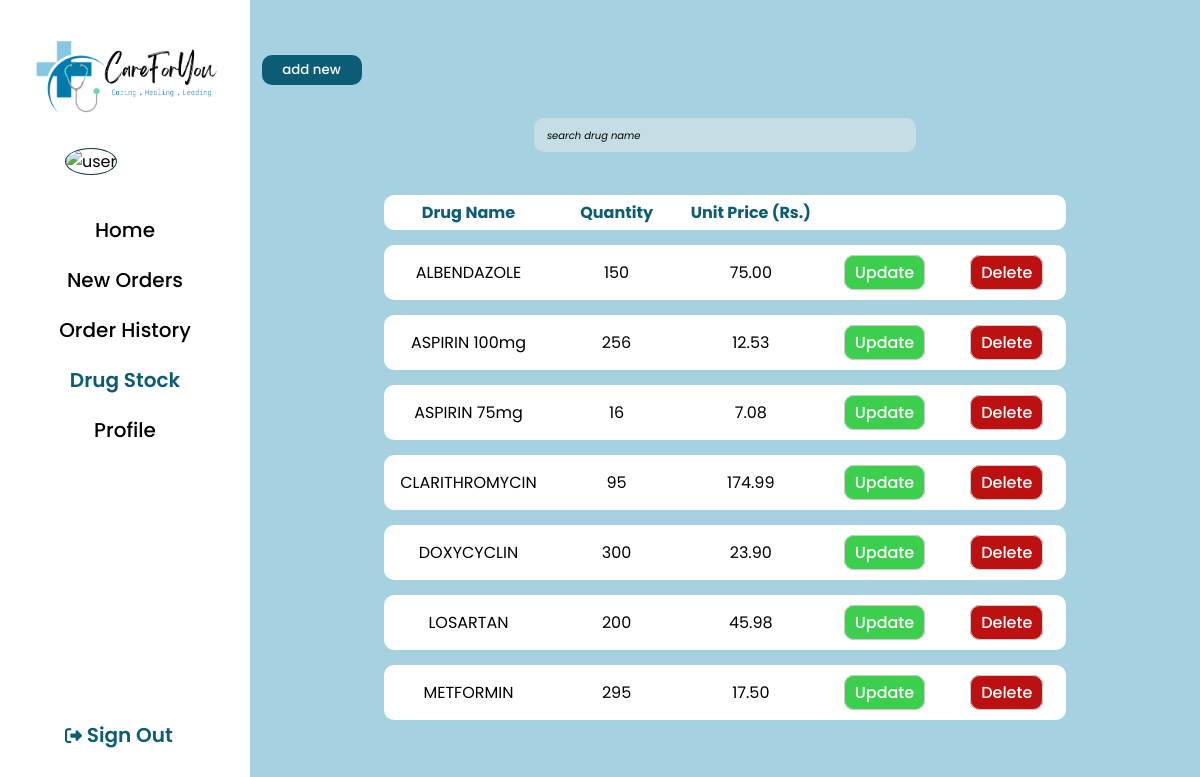
The page /pharmacy/pharmacy_stock.php (signed in) on the database its author committed.
### tables this page shows
CREATE TABLE `tbl_medicine` (
  `medicine_id` int(20) NOT NULL,
  `med_name` varchar(255) NOT NULL,
  `quantity` int(20) NOT NULL,
  `unit` varchar(30) NOT NULL,
  `unit_price` float(10,2) NOT NULL
);

### pharmacy/pharmacy_stock.php (the view, shortened to what this page needs)
<?php include('../config/constants.php') ?>
<!DOCTYPE html>
<html lang="en">
<head>
    <link rel="stylesheet" href="../css/pharmacy.css">
</head>
<body>
<?php include('pharmacy_getinfo.php') ?>
    <div class="wrapper">
        <div class="sidebar">
            <a href="../index.php"><img src="../images/logo.png" alt="logo" class="logo"></a>
            <img src="../images/user-profilepic/pharmacist/<?php echo $profile_picture; ?>" alt="user" class="imgframe">
            <ul>
                <li><a href="pharmacy_home.php">Home</a></li>
                <li><a href="pharmacy_neworders.php">New Orders</a></li>
                <li><a href="pharmacy_orderhistory.php">Order History</a></li>
                <li><a href="pharmacy_stock.php"><div class="highlighttext">Drug Stock</div></a></li>
                <li><a href="pharmacy_viewprofile.php">Profile</a></li>
            </ul>
            <div class="signouttext"><a href="../logout.php"><i class="fa-solid fa-right-from-bracket"></i> Sign Out </a></div>
        </div>
        <div class="main_content">
        <div class="left-button">
            <a href="pharmacy_addnewdrug.php"><button class="btn-addnew"><span>add new</span></button></a>
        </div>
            <div class="info">
            <span>
                <div id="drug">
            <input type="text" class="search-drug" name="" placeholder=" search drug name" id="drug_name" onkeyup="filterDrugName()" autofocus="true" />
                </div>
                <table class="tbl-main" id="tbl-main">
                    <thead>
                        <tr>
                            <td>Drug Name</td>
                            <td>Quantity</td>
                            <td style="width: 500px">Unit Price (Rs.)</td>
                            <td></td>
                            <td></td>
                        </tr>
                    </thead>
                    <tbody>
                    <?php
                        $sql = "SELECT * FROM tbl_medicine ORDER BY med_name ASC";
                        $res = mysqli_query($conn, $sql);
                        if($res == TRUE)
                        {
                            $count = mysqli_num_rows($res);
                            if($count > 0 )
                            {
                                while($rows = mysqli_fetch_assoc($res))
                                {
                                    $id = $rows['medicine_id'];
                                    $med_name = $rows['med_name'];
                                    $quantity = $rows['quantity'];
                                    $unit_price = $rows['unit_price'];
                                    ?>
                                    <tr>
                                        <td><?php echo $med_name; ?> </td>
                                        <td><?php echo $quantity; ?></td>
                                        <td><?php echo $unit_price; ?></td>
                                        <td>
                                            <a href="<?php echo SITEURL;  ?>/pharmacy/pharmacy_updatedrug.php?id=<?php echo $id;?>" class="btn-update">Update</a>
                                        </td>
                                        <td>
                                            <a href="<?php echo SITEURL;  ?>/pharmacy/pharmacy_deletedrug.php?id=<?php echo $id;?>" class="btn-delete delete-btn">Delete</a>
                                        </td>
                                    </tr>
                                    <?php
                                }
                            }
                            else
                            {
                            }
                        }
                    ?>
                    </tbody>
                </table>
            </span>
            </div>
        </div>
    </div>
</body>
</html>

### css/pharmacy.css (style rules this page uses)
* { margin: 0px; padding: 0px; box-sizing: border-box; list-style: none; text-decoration: none; font-family: 'Poppins', sans-serif; }
body { background-color: #A5D1E1; }
.wrapper { display: flex; position: relative; }
.wrapper .sidebar { width: 250px; height: 100%; background: #FFFFFF; padding: 30px 0px; position: fixed; }
.logo { width: 200px; margin-top: 0px; margin-left: 25px; }
.imgframe { width: 120px; height: 120px; margin-top: 20px; margin-left: 65px; border: 1px solid #083746; border-radius: 50%; }
.wrapper .sidebar ul { margin-top: 20px; text-align: center; font-size: 20px; font-weight: 500; padding: 10px; }
.wrapper .sidebar ul li { padding: 10px; vertical-align: middle; }
.wrapper .sidebar ul li a { color: #000000; display: block; }
.signouttext { color: #0D5C75; text-align: center; font-size: 20px; font-weight: 600; position: absolute; bottom: 50px; left: 65px; }
.wrapper .sidebar .signouttext a { color: #0D5C75; display: block; }
.fa-solid { font-size: 17px; }
.wrapper .main_content { width: 100%; margin-left: 250px; margin-top: 50px; text-align: center; }
.wrapper .main_content .info { margin: 20px; color: #000000; line-height: 25px; }
.wrapper .main_content .info div { margin-bottom: 20px; }
.wrapper .left-button { margin-left: -827px; }
.highlighttext { color: #0D5C75; font-weight: 600; display: inline; }
table { border-collapse:collapse; }
table td { width: 750px; text-align:center; padding-left: 10%; padding-right: 10%; }
.tbl-main { width: 75%; margin-left:auto; margin-right:auto; border-collapse: separate; border-spacing: 0 15px; }
.tbl-main tr { background-color: #ffffff; }
.tbl-main thead td { color: #0D5C75; font-weight: 700; padding: 5px; }
.tbl-main td { color: #000000; text-align: center; width: 300px; padding: 15px; padding-left: 0%; padding-right: 0%; }
.tbl-main td:first-child, th:first-child { border-radius: 10px 0 0 10px; }
.tbl-main td:last-child, th:last-child { border-radius: 0 10px 10px 0; }
.btn-update { margin-top: 50px; width: 100px; background-color: #3CCF4E; padding: 5px; padding-left: 10px; padding-right: 10px; border-radius: 10px; border: 1px solid #ccc; color: #ffffff; font-weight: 500; cursor: pointer; }
.btn-delete { width: 100px; background-color: #BD1010; padding: 5px; padding-left: 10px; padding-right: 10px; border-radius: 10px; border: 1px solid #ccc; color: #ffffff; font-weight: 500; cursor: pointer; }
.btn-addnew { border-radius: 10px; background-color: #0D5C75; border: none; color: #FFFFFF; text-align: center; padding: 5px; width: 100px; transition: all 0.5s; cursor: pointer; margin: 5px; font-weight: 500; }
.btn-addnew span { cursor: pointer; display: inline-block; position: relative; transition: 0.5s; }
.btn-addnew span:after { content: '\002B'; position: absolute; opacity: 0; top: 0; left: -20px; transition: 0.5s; }
.search-drug { width: 42%; padding: 7px 7px 7px 10px; margin: 8px 0; box-sizing: border-box; border-radius: 10px; border: none; background-color:#c5dde5; }
.search-drug::placeholder { color: rgb(0, 0, 0); font-size: 10px; font-style: italic; }

### rows shown on the page
tbl_medicine: med_name "ALBENDAZOLE", quantity "150", unit_price "75.00"
tbl_medicine: med_name "ASPIRIN 100mg", quantity "256", unit_price "12.53"
tbl_medicine: med_name "ASPIRIN 75mg", quantity "16", unit_price "7.08"
tbl_medicine: med_name "CLARITHROMYCIN", quantity "95", unit_price "174.99"
tbl_medicine: med_name "DOXYCYCLIN", quantity "300", unit_price "23.90"
tbl_medicine: med_name "LOSARTAN", quantity "200", unit_price "45.98"
tbl_medicine: med_name "METFORMIN", quantity "295", unit_price "17.50"
